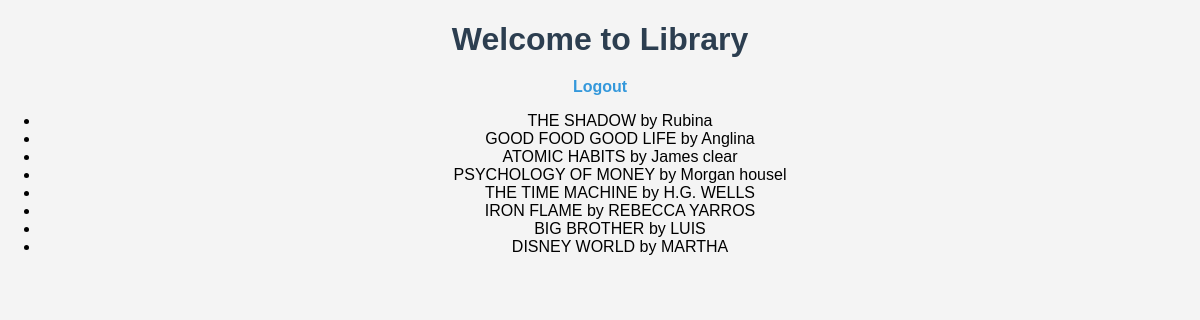
/library/user/home/ (signed in), run on the app's committed database.
### library_app/models.py (models this page shows)
class Book(models.Model):
    title = models.CharField(max_length=200)
    author = models.CharField(max_length=100)
    isbn = models.CharField(max_length=13, unique=True)
    added_on = models.DateTimeField(auto_now_add=True)

### library_app/views.py (the view)
# urls.py: path('user/home/', views.user_home, name='user_home'),
@login_required
def user_home(request):
    from .models import Book
    books = Book.objects.all()
    return render(request, 'user_home.html', {'books': books})

### library_app/templates/user_home.html (shortened to what this page needs)
{%load static%}
<!DOCTYPE html>
<html lang="en">
<head>
    <link rel="stylesheet" href="{% static 'css/style.css' %}">
</head>
<body>
    <h1>Welcome to Library</h1>
<a href="{% url 'user_logout' %}">Logout</a>
<ul>
  {% for book in books %}
    <li>{{ book.title }} by {{ book.author }}</li>
  {% endfor %}
</ul>
</body>
</html>

### library_app/static/css/style.css (style rules this page uses)
body { background-color: #f4f4f4; font-family: Arial, sans-serif; margin: 0; padding: 0; text-align: center; }
h1, h2 { color: #2c3e50; }
a { display: block; color: #3498db; margin: 5px; text-decoration: none; font-weight: bold; }
h1 { text-align: center; color: #2c3e50; margin-bottom: 20px; }

### data on the page
Book: title "THE SHADOW", author "Rubina"
Book: title "GOOD FOOD GOOD LIFE", author "Anglina"
Book: title "ATOMIC HABITS", author "James clear"
Book: title "PSYCHOLOGY OF MONEY", author "Morgan housel"
Book: title "THE TIME MACHINE", author "H.G. WELLS"
Book: title "IRON FLAME", author "REBECCA YARROS"
Book: title "BIG BROTHER", author "LUIS"
Book: title "DISNEY WORLD", author "MARTHA"
